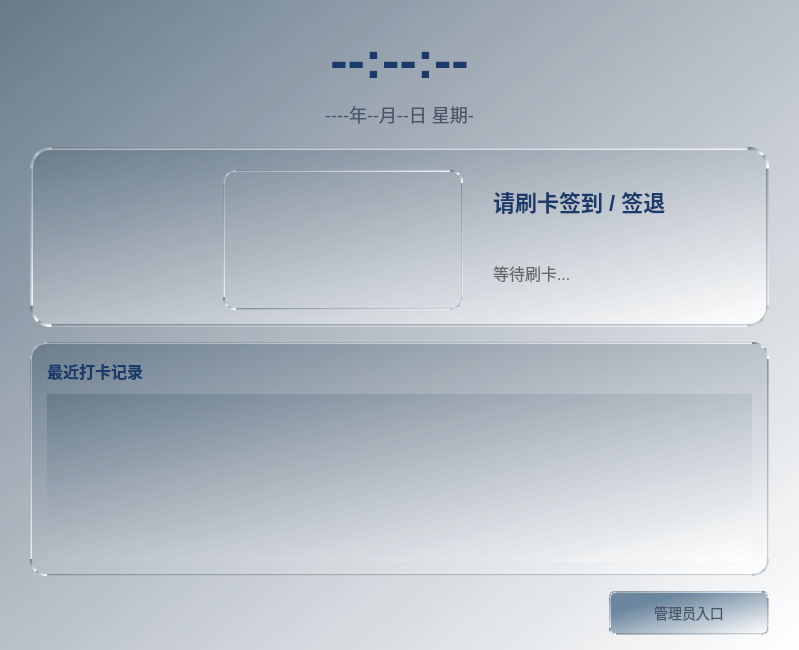
<?xml version="1.0" encoding="UTF-8"?>
<ui version="4.0">
 <class>Widget</class>
 <widget class="QWidget" name="Widget">
  <property name="geometry">
   <rect>
    <x>0</x>
    <y>0</y>
    <width>799</width>
    <height>650</height>
   </rect>
  </property>
  <property name="windowTitle">
   <string>识辰工作台</string>
  </property>
  <property name="windowIcon">
   <iconset resource="src.qrc">
    <normaloff>:/image/shichen.png</normaloff>:/image/shichen.png</iconset>
  </property>
  <property name="styleSheet">
   <string notr="true">QWidget {
    font-family: &quot;Microsoft YaHei&quot;, &quot;微软雅黑&quot;, &quot;PingFang SC&quot;, sans-serif;
    font-size: 14px;
    color: #2D3748;
}
QWidget#Widget{
    background: qlineargradient(spread:pad, x1:0, y1:0, x2:1, y2:1, stop:0 rgba(100, 118, 135, 217), stop:1 rgba(255, 255, 255, 255));
}</string>
  </property>
  <layout class="QVBoxLayout" name="mainVerticalLayout">
   <property name="spacing">
    <number>15</number>
   </property>
   <property name="leftMargin">
    <number>30</number>
   </property>
   <property name="topMargin">
    <number>25</number>
   </property>
   <property name="rightMargin">
    <number>30</number>
   </property>
   <property name="bottomMargin">
    <number>15</number>
   </property>
   <item>
    <layout class="QVBoxLayout" name="datetimeLayout">
     <property name="spacing">
      <number>2</number>
     </property>
     <item>
      <widget class="QLabel" name="clockLabel">
       <property name="minimumSize">
        <size>
         <width>0</width>
         <height>70</height>
        </size>
       </property>
       <property name="styleSheet">
        <string notr="true">QLabel{
    border:none;
    font-size: 52px;
    font-weight: bold;
    color: #1A3A6B;
    qproperty-alignment: AlignCenter;
    background:transparent;
}</string>
       </property>
       <property name="text">
        <string>--:--:--</string>
       </property>
       <property name="alignment">
        <set>Qt::AlignCenter</set>
       </property>
      </widget>
     </item>
     <item>
      <widget class="QLabel" name="dateLabel">
       <property name="minimumSize">
        <size>
         <width>0</width>
         <height>35</height>
        </size>
       </property>
       <property name="styleSheet">
        <string notr="true">QLabel{
    border:none;
    font-size: 18px;
    color: #4A5568;
    qproperty-alignment: AlignCenter;
    background:transparent;
}</string>
       </property>
       <property name="text">
        <string>----年--月--日 星期-</string>
       </property>
       <property name="alignment">
        <set>Qt::AlignCenter</set>
       </property>
      </widget>
     </item>
    </layout>
   </item>
   <item>
    <widget class="QFrame" name="checkInFrame">
     <property name="minimumSize">
      <size>
       <width>0</width>
       <height>180</height>
      </size>
     </property>
     <property name="maximumSize">
      <size>
       <width>16777215</width>
       <height>180</height>
      </size>
     </property>
     <property name="styleSheet">
      <string notr="true">QFrame#checkInFrame{
    background:qlineargradient(spread:pad, x1:0, y1:0, x2:1, y2:1, stop:0 rgba(100, 118, 135, 217), stop:1 rgba(255, 255, 255, 255));
    border-radius: 20px;
    border: 3px solid qlineargradient(spread:pad, x1:0, y1:0, x2:1, y2:1, stop:0 rgba(100, 118, 135, 217), stop:1 rgba(255, 255, 255, 255));
}</string>
     </property>
     <property name="frameShape">
      <enum>QFrame::StyledPanel</enum>
     </property>
     <property name="frameShadow">
      <enum>QFrame::Raised</enum>
     </property>
     <layout class="QHBoxLayout" name="checkInFrameLayout">
      <property name="spacing">
       <number>30</number>
      </property>
      <property name="leftMargin">
       <number>40</number>
      </property>
      <property name="topMargin">
       <number>20</number>
      </property>
      <property name="rightMargin">
       <number>40</number>
      </property>
      <property name="bottomMargin">
       <number>20</number>
      </property>
      <item>
       <widget class="QLabel" name="cardIconLabel">
        <property name="minimumSize">
         <size>
          <width>120</width>
          <height>120</height>
         </size>
        </property>
        <property name="maximumSize">
         <size>
          <width>120</width>
          <height>120</height>
         </size>
        </property>
        <property name="styleSheet">
         <string notr="true">QLabel{
    border:none;
    background:transparent;
}</string>
        </property>
        <property name="text">
         <string/>
        </property>
        <property name="pixmap">
         <pixmap resource="src.qrc">:/image/shuaka2.png</pixmap>
        </property>
        <property name="scaledContents">
         <bool>true</bool>
        </property>
       </widget>
      </item>
      <item>
       <widget class="QLabel" name="lblCamera">
        <property name="minimumSize">
         <size>
          <width>240</width>
          <height>140</height>
         </size>
        </property>
        <property name="maximumSize">
         <size>
          <width>320</width>
          <height>160</height>
         </size>
        </property>
        <property name="styleSheet">
         <string notr="true">QLabel{
    border: 2px solid qlineargradient(spread:pad, x1:0, y1:0, x2:1, y2:1, stop:0 rgba(100, 118, 135, 217), stop:1 rgba(255, 255, 255, 255));
    border-radius: 12px;
    background: transparent;
}</string>
        </property>
        <property name="text">
         <string/>
        </property>
        <property name="scaledContents">
         <bool>true</bool>
        </property>
        <property name="alignment">
         <set>Qt::AlignCenter</set>
        </property>
       </widget>
      </item>
      <item>
       <layout class="QVBoxLayout" name="checkInTextLayout">
        <property name="spacing">
         <number>8</number>
        </property>
        <item>
         <widget class="QLabel" name="checkInTitleLabel">
          <property name="minimumSize">
           <size>
            <width>0</width>
            <height>35</height>
           </size>
          </property>
          <property name="styleSheet">
           <string notr="true">QLabel{
    border:none;
    font-size: 22px;
    font-weight: bold;
    color: #1A3A6B;
    background:transparent;
}</string>
          </property>
          <property name="text">
           <string>&lt;html&gt;&lt;head/&gt;&lt;body&gt;&lt;p&gt;请刷卡签到 / 签退&lt;/p&gt;&lt;/body&gt;&lt;/html&gt;</string>
          </property>
         </widget>
        </item>
        <item>
         <widget class="QLabel" name="checkInResultLabel">
          <property name="minimumSize">
           <size>
            <width>0</width>
            <height>30</height>
           </size>
          </property>
          <property name="styleSheet">
           <string notr="true">QLabel{
    border:none;
    font-size: 16px;
    color: #666666;
    background:transparent;
}</string>
          </property>
          <property name="text">
           <string>等待刷卡...</string>
          </property>
         </widget>
        </item>
       </layout>
      </item>
     </layout>
    </widget>
   </item>
   <item>
    <widget class="QFrame" name="recentRecordsFrame">
     <property name="styleSheet">
      <string notr="true">QFrame#recentRecordsFrame{
    background:qlineargradient(spread:pad, x1:0, y1:0, x2:1, y2:1, stop:0 rgba(100, 118, 135, 217), stop:1 rgba(255, 255, 255, 255));
    border-radius: 16px;
    border: 2px solid qlineargradient(spread:pad, x1:0, y1:0, x2:1, y2:1, stop:0 rgba(100, 118, 135, 217), stop:1 rgba(255, 255, 255, 255));
}</string>
     </property>
     <property name="frameShape">
      <enum>QFrame::StyledPanel</enum>
     </property>
     <property name="frameShadow">
      <enum>QFrame::Raised</enum>
     </property>
     <layout class="QVBoxLayout" name="recentRecordsLayout">
      <property name="spacing">
       <number>8</number>
      </property>
      <property name="leftMargin">
       <number>15</number>
      </property>
      <property name="topMargin">
       <number>12</number>
      </property>
      <property name="rightMargin">
       <number>15</number>
      </property>
      <property name="bottomMargin">
       <number>12</number>
      </property>
      <item>
       <widget class="QLabel" name="recentRecordsTitleLabel">
        <property name="minimumSize">
         <size>
          <width>0</width>
          <height>30</height>
         </size>
        </property>
        <property name="styleSheet">
         <string notr="true">QLabel{
    border:none;
    font-size: 16px;
    font-weight: bold;
    color: #1A3A6B;
    background:transparent;
}</string>
        </property>
        <property name="text">
         <string>&lt;html&gt;&lt;head/&gt;&lt;body&gt;&lt;p&gt;&lt;span style=&quot; font-size:12pt;&quot;&gt;最近打卡记录&lt;/span&gt;&lt;/p&gt;&lt;/body&gt;&lt;/html&gt;</string>
        </property>
       </widget>
      </item>
      <item>
       <widget class="QTableView" name="recentRecordTableView">
        <property name="minimumSize">
         <size>
          <width>0</width>
          <height>150</height>
         </size>
        </property>
        <property name="styleSheet">
         <string notr="true">QTableView{
    background: qlineargradient(spread:pad, x1:0, y1:0, x2:1, y2:1, stop:0 rgba(100, 118, 135, 217), stop:1 rgba(255, 255, 255, 255));
    border: none;
    gridline-color: rgba(100, 118, 135, 80);
}
QTableView::item:selected{
    background: qlineargradient(spread:pad, x1:0, y1:0, x2:1, y2:1, stop:0 rgba(100, 118, 135, 217), stop:1 rgba(255, 255, 255, 255));
    color: #1A3A6B;
}
QHeaderView::section{
    background: qlineargradient(spread:pad, x1:0, y1:0, x2:1, y2:1, stop:0 rgba(100, 118, 135, 217), stop:1 rgba(255, 255, 255, 255));
    color: #1A3A6B;
    font-weight: bold;
    font-size: 13px;
    padding: 6px;
    border: none;
    border-bottom: 2px solid rgba(100, 118, 135, 80);
}</string>
        </property>
        <property name="editTriggers">
         <set>QAbstractItemView::NoEditTriggers</set>
        </property>
        <property name="alternatingRowColors">
         <bool>true</bool>
        </property>
        <property name="selectionBehavior">
         <enum>QAbstractItemView::SelectRows</enum>
        </property>
       </widget>
      </item>
     </layout>
    </widget>
   </item>
   <item>
    <layout class="QHBoxLayout" name="adminEntryLayout">
     <item>
      <spacer name="adminEntryLeftSpacer">
       <property name="orientation">
        <enum>Qt::Horizontal</enum>
       </property>
       <property name="sizeHint" stdset="0">
        <size>
         <width>40</width>
         <height>20</height>
        </size>
       </property>
      </spacer>
     </item>
     <item>
      <widget class="QPushButton" name="adminEntryButton">
       <property name="minimumSize">
        <size>
         <width>160</width>
         <height>44</height>
        </size>
       </property>
       <property name="maximumSize">
        <size>
         <width>200</width>
         <height>48</height>
        </size>
       </property>
       <property name="styleSheet">
        <string notr="true">QPushButton
{
	background: qlineargradient(spread:pad, x1:0, y1:0, x2:1, y2:1, stop:0.248927 rgba(85, 116, 143, 217), stop:1 rgba(255, 255, 255, 255));
	color: rgb(74, 85, 104);
	border: 2px solid qlineargradient(spread:pad, x1:0, y1:0, x2:1, y2:1, stop:0 rgba(100, 118, 135, 217), stop:1 rgba(255, 255, 255, 255));
	border-radius: 6px;
	font-size: 14px;
	font: 63 9pt &quot;Bahnschrift SemiBold SemiConden&quot;;
}
QPushButton:hover {
    background: qlineargradient(spread:pad, x1:0, y1:0, x2:1, y2:1, stop:0 rgba(100, 118, 135, 217), stop:1 rgba(255, 255, 255, 255));
    color: #1A3A6B;
}

QPushButton:pressed {
    background: qlineargradient(spread:pad, x1:0, y1:0, x2:1, y2:1, stop:0 rgba(100, 118, 135, 217), stop:1 rgba(255, 255, 255, 255));
	color: #1A3A6B;
    font-weight: bold;
}</string>
       </property>
       <property name="text">
        <string>管理员入口</string>
       </property>
      </widget>
     </item>
    </layout>
   </item>
  </layout>
 </widget>
 <layoutdefault spacing="6" margin="11"/>
 <resources>
  <include location="src.qrc"/>
 </resources>
 <connections/>
</ui>
